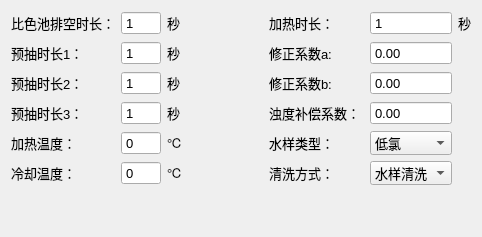
     <widget class="QWidget" name="tabWidgetPage2">
      <attribute name="title">
       <string>高级设置</string>
      </attribute>
      <layout class="QGridLayout" name="gridLayout_7">
       <item row="0" column="0">
        <layout class="QVBoxLayout" name="verticalLayout">
         <item>
          <layout class="QHBoxLayout" name="horizontalLayout_4" stretch="2,1,2">
           <item>
            <layout class="QGridLayout" name="gridLayout_3">
             <item row="0" column="0">
              <widget class="QLabel" name="label_26">
               <property name="font">
                <font>
                 <pointsize>10</pointsize>
                </font>
               </property>
               <property name="text">
                <string>比色池排空时长：</string>
               </property>
              </widget>
             </item>
             <item row="0" column="1">
              <widget class="QSpinBox" name="Time5">
               <property name="font">
                <font>
                 <pointsize>10</pointsize>
                </font>
               </property>
               <property name="alignment">
                <set>Qt::AlignLeading|Qt::AlignLeft|Qt::AlignVCenter</set>
               </property>
               <property name="buttonSymbols">
                <enum>QAbstractSpinBox::NoButtons</enum>
               </property>
               <property name="minimum">
                <number>1</number>
               </property>
               <property name="maximum">
                <number>9999</number>
               </property>
              </widget>
             </item>
             <item row="0" column="2">
              <widget class="QLabel" name="label_148">
               <property name="font">
                <font>
                 <pointsize>10</pointsize>
                </font>
               </property>
               <property name="text">
                <string>秒</string>
               </property>
              </widget>
             </item>
             <item row="1" column="0">
              <widget class="QLabel" name="label_23">
               <property name="font">
                <font>
                 <pointsize>10</pointsize>
                </font>
               </property>
               <property name="text">
                <string>预抽时长1：</string>
               </property>
              </widget>
             </item>
             <item row="1" column="1">
              <widget class="QSpinBox" name="Time6">
               <property name="font">
                <font>
                 <pointsize>10</pointsize>
                </font>
               </property>
               <property name="alignment">
                <set>Qt::AlignLeading|Qt::AlignLeft|Qt::AlignVCenter</set>
               </property>
               <property name="buttonSymbols">
                <enum>QAbstractSpinBox::NoButtons</enum>
               </property>
               <property name="minimum">
                <number>1</number>
               </property>
               <property name="maximum">
                <number>9999</number>
               </property>
              </widget>
             </item>
             <item row="1" column="2">
              <widget class="QLabel" name="label_145">
               <property name="font">
                <font>
                 <pointsize>10</pointsize>
                </font>
               </property>
               <property name="text">
                <string>秒</string>
               </property>
              </widget>
             </item>
             <item row="2" column="0">
              <widget class="QLabel" name="label_24">
               <property name="font">
                <font>
                 <pointsize>10</pointsize>
                </font>
               </property>
               <property name="text">
                <string>预抽时长2：</string>
               </property>
              </widget>
             </item>
             <item row="2" column="1">
              <widget class="QSpinBox" name="Time7">
               <property name="font">
                <font>
                 <pointsize>10</pointsize>
                </font>
               </property>
               <property name="alignment">
                <set>Qt::AlignLeading|Qt::AlignLeft|Qt::AlignVCenter</set>
               </property>
               <property name="buttonSymbols">
                <enum>QAbstractSpinBox::NoButtons</enum>
               </property>
               <property name="minimum">
                <number>1</number>
               </property>
               <property name="maximum">
                <number>9999</number>
               </property>
              </widget>
             </item>
             <item row="2" column="2">
              <widget class="QLabel" name="label_146">
               <property name="font">
                <font>
                 <pointsize>10</pointsize>
                </font>
               </property>
               <property name="text">
                <string>秒</string>
               </property>
              </widget>
             </item>
             <item row="3" column="0">
              <widget class="QLabel" name="label_25">
               <property name="font">
                <font>
                 <pointsize>10</pointsize>
                </font>
               </property>
               <property name="text">
                <string>预抽时长3：</string>
               </property>
              </widget>
             </item>
             <item row="3" column="1">
              <widget class="QSpinBox" name="Time8">
               <property name="font">
                <font>
                 <pointsize>10</pointsize>
                </font>
               </property>
               <property name="alignment">
                <set>Qt::AlignLeading|Qt::AlignLeft|Qt::AlignVCenter</set>
               </property>
               <property name="buttonSymbols">
                <enum>QAbstractSpinBox::NoButtons</enum>
               </property>
               <property name="minimum">
                <number>1</number>
               </property>
               <property name="maximum">
                <number>9999</number>
               </property>
              </widget>
             </item>
             <item row="3" column="2">
              <widget class="QLabel" name="label_147">
               <property name="font">
                <font>
                 <pointsize>10</pointsize>
                </font>
               </property>
               <property name="text">
                <string>秒</string>
               </property>
              </widget>
             </item>
             <item row="4" column="0">
              <widget class="QLabel" name="label_157">
               <property name="sizePolicy">
                <sizepolicy hsizetype="Preferred" vsizetype="Preferred">
                 <horstretch>0</horstretch>
                 <verstretch>0</verstretch>
                </sizepolicy>
               </property>
               <property name="font">
                <font>
                 <pointsize>10</pointsize>
                </font>
               </property>
               <property name="styleSheet">
                <string notr="true"/>
               </property>
               <property name="frameShape">
                <enum>QFrame::NoFrame</enum>
               </property>
               <property name="text">
                <string>加热温度：</string>
               </property>
              </widget>
             </item>
             <item row="4" column="1">
              <widget class="QSpinBox" name="Temp0">
               <property name="sizePolicy">
                <sizepolicy hsizetype="Preferred" vsizetype="Preferred">
                 <horstretch>0</horstretch>
                 <verstretch>0</verstretch>
                </sizepolicy>
               </property>
               <property name="font">
                <font>
                 <pointsize>10</pointsize>
                </font>
               </property>
               <property name="buttonSymbols">
                <enum>QAbstractSpinBox::NoButtons</enum>
               </property>
               <property name="maximum">
                <number>200</number>
               </property>
              </widget>
             </item>
             <item row="4" column="2">
              <widget class="QLabel" name="label_158">
               <property name="sizePolicy">
                <sizepolicy hsizetype="Fixed" vsizetype="Fixed">
                 <horstretch>0</horstretch>
                 <verstretch>0</verstretch>
                </sizepolicy>
               </property>
               <property name="font">
                <font>
                 <pointsize>10</pointsize>
                </font>
               </property>
               <property name="styleSheet">
                <string notr="true"/>
               </property>
               <property name="frameShape">
                <enum>QFrame::NoFrame</enum>
               </property>
               <property name="text">
                <string>℃</string>
               </property>
              </widget>
             </item>
             <item row="5" column="0">
              <widget class="QLabel" name="label_159">
               <property name="sizePolicy">
                <sizepolicy hsizetype="Preferred" vsizetype="Preferred">
                 <horstretch>0</horstretch>
                 <verstretch>0</verstretch>
                </sizepolicy>
               </property>
               <property name="font">
                <font>
                 <pointsize>10</pointsize>
                </font>
               </property>
               <property name="styleSheet">
                <string notr="true"/>
               </property>
               <property name="frameShape">
                <enum>QFrame::NoFrame</enum>
               </property>
               <property name="text">
                <string>冷却温度：</string>
               </property>
              </widget>
             </item>
             <item row="5" column="1">
              <widget class="QSpinBox" name="Temp1">
               <property name="sizePolicy">
                <sizepolicy hsizetype="Preferred" vsizetype="Preferred">
                 <horstretch>0</horstretch>
                 <verstretch>0</verstretch>
                </sizepolicy>
               </property>
               <property name="font">
                <font>
                 <pointsize>10</pointsize>
                </font>
               </property>
               <property name="buttonSymbols">
                <enum>QAbstractSpinBox::NoButtons</enum>
               </property>
               <property name="minimum">
                <number>0</number>
               </property>
               <property name="maximum">
                <number>200</number>
               </property>
              </widget>
             </item>
             <item row="5" column="2">
              <widget class="QLabel" name="label_160">
               <property name="sizePolicy">
                <sizepolicy hsizetype="Fixed" vsizetype="Fixed">
                 <horstretch>0</horstretch>
                 <verstretch>0</verstretch>
                </sizepolicy>
               </property>
               <property name="font">
                <font>
                 <pointsize>10</pointsize>
                </font>
               </property>
               <property name="styleSheet">
                <string notr="true"/>
               </property>
               <property name="frameShape">
                <enum>QFrame::NoFrame</enum>
               </property>
               <property name="text">
                <string>℃</string>
               </property>
              </widget>
             </item>
            </layout>
           </item>
           <item>
            <spacer name="horizontalSpacer_3">
             <property name="orientation">
              <enum>Qt::Horizontal</enum>
             </property>
             <property name="sizeHint" stdset="0">
              <size>
               <width>80</width>
               <height>20</height>
              </size>
             </property>
            </spacer>
           </item>
           <item>
            <layout class="QGridLayout" name="gridLayout_4">
             <item row="0" column="0">
              <widget class="QLabel" name="label_161">
               <property name="sizePolicy">
                <sizepolicy hsizetype="Preferred" vsizetype="Preferred">
                 <horstretch>0</horstretch>
                 <verstretch>0</verstretch>
                </sizepolicy>
               </property>
               <property name="font">
                <font>
                 <pointsize>10</pointsize>
                </font>
               </property>
               <property name="styleSheet">
                <string notr="true"/>
               </property>
               <property name="frameShape">
                <enum>QFrame::NoFrame</enum>
               </property>
               <property name="text">
                <string>加热时长：</string>
               </property>
              </widget>
             </item>
             <item row="0" column="1">
              <widget class="QSpinBox" name="Time4">
               <property name="sizePolicy">
                <sizepolicy hsizetype="Preferred" vsizetype="Preferred">
                 <horstretch>0</horstretch>
                 <verstretch>0</verstretch>
                </sizepolicy>
               </property>
               <property name="font">
                <font>
                 <pointsize>10</pointsize>
                </font>
               </property>
               <property name="buttonSymbols">
                <enum>QAbstractSpinBox::NoButtons</enum>
               </property>
               <property name="minimum">
                <number>1</number>
               </property>
               <property name="maximum">
                <number>9999</number>
               </property>
              </widget>
             </item>
             <item row="0" column="2">
              <widget class="QLabel" name="label_162">
               <property name="sizePolicy">
                <sizepolicy hsizetype="Fixed" vsizetype="Fixed">
                 <horstretch>0</horstretch>
                 <verstretch>0</verstretch>
                </sizepolicy>
               </property>
               <property name="font">
                <font>
                 <pointsize>10</pointsize>
                </font>
               </property>
               <property name="styleSheet">
                <string notr="true"/>
               </property>
               <property name="frameShape">
                <enum>QFrame::NoFrame</enum>
               </property>
               <property name="text">
                <string>秒</string>
               </property>
              </widget>
             </item>
             <item row="1" column="0">
              <widget class="QLabel" name="label_8">
               <property name="font">
                <font>
                 <pointsize>10</pointsize>
                </font>
               </property>
               <property name="text">
                <string>修正系数a:</string>
               </property>
              </widget>
             </item>
             <item row="1" column="1">
              <widget class="QDoubleSpinBox" name="UserK">
               <property name="sizePolicy">
                <sizepolicy hsizetype="Preferred" vsizetype="Preferred">
                 <horstretch>0</horstretch>
                 <verstretch>0</verstretch>
                </sizepolicy>
               </property>
               <property name="font">
                <font>
                 <pointsize>10</pointsize>
                </font>
               </property>
               <property name="buttonSymbols">
                <enum>QAbstractSpinBox::NoButtons</enum>
               </property>
               <property name="minimum">
                <double>-99.989999999999995</double>
               </property>
              </widget>
             </item>
             <item row="2" column="0">
              <widget class="QLabel" name="label_7">
               <property name="font">
                <font>
                 <pointsize>10</pointsize>
                </font>
               </property>
               <property name="text">
                <string>修正系数b:</string>
               </property>
              </widget>
             </item>
             <item row="2" column="1">
              <widget class="QDoubleSpinBox" name="UserB">
               <property name="sizePolicy">
                <sizepolicy hsizetype="Preferred" vsizetype="Preferred">
                 <horstretch>0</horstretch>
                 <verstretch>0</verstretch>
                </sizepolicy>
               </property>
               <property name="font">
                <font>
                 <pointsize>10</pointsize>
                </font>
               </property>
               <property name="buttonSymbols">
                <enum>QAbstractSpinBox::NoButtons</enum>
               </property>
               <property name="minimum">
                <double>-99.989999999999995</double>
               </property>
              </widget>
             </item>
             <item row="3" column="0">
              <widget class="QLabel" name="label_6">
               <property name="font">
                <font>
                 <pointsize>10</pointsize>
                </font>
               </property>
               <property name="frameShape">
                <enum>QFrame::NoFrame</enum>
               </property>
               <property name="text">
                <string>浊度补偿系数： </string>
               </property>
              </widget>
             </item>
             <item row="3" column="1">
              <widget class="QDoubleSpinBox" name="TurbidityOffset">
               <property name="sizePolicy">
                <sizepolicy hsizetype="Preferred" vsizetype="Preferred">
                 <horstretch>0</horstretch>
                 <verstretch>0</verstretch>
                </sizepolicy>
               </property>
               <property name="font">
                <font>
                 <pointsize>10</pointsize>
                </font>
               </property>
               <property name="buttonSymbols">
                <enum>QAbstractSpinBox::NoButtons</enum>
               </property>
               <property name="minimum">
                <double>-99.989999999999995</double>
               </property>
              </widget>
             </item>
             <item row="4" column="0">
              <widget class="QLabel" name="label_11">
               <property name="font">
                <font>
                 <pointsize>10</pointsize>
                </font>
               </property>
               <property name="text">
                <string>水样类型：</string>
               </property>
              </widget>
             </item>
             <item row="4" column="1">
              <widget class="QComboBox" name="RangeSwitch_2">
               <property name="sizePolicy">
                <sizepolicy hsizetype="Preferred" vsizetype="Preferred">
                 <horstretch>0</horstretch>
                 <verstretch>0</verstretch>
                </sizepolicy>
               </property>
               <property name="minimumSize">
                <size>
                 <width>0</width>
                 <height>0</height>
                </size>
               </property>
               <property name="font">
                <font>
                 <pointsize>10</pointsize>
                </font>
               </property>
               <item>
                <property name="text">
                 <string>低氯</string>
                </property>
               </item>
               <item>
                <property name="text">
                 <string>高氯</string>
                </property>
               </item>
              </widget>
             </item>
             <item row="5" column="0">
              <widget class="QLabel" name="label_14">
               <property name="font">
                <font>
                 <pointsize>10</pointsize>
                </font>
               </property>
               <property name="text">
                <string>清洗方式：</string>
               </property>
              </widget>
             </item>
             <item row="5" column="1">
              <widget class="QComboBox" name="RangeSwitch_3">
               <property name="sizePolicy">
                <sizepolicy hsizetype="Preferred" vsizetype="Preferred">
                 <horstretch>0</horstretch>
                 <verstretch>0</verstretch>
                </sizepolicy>
               </property>
               <property name="minimumSize">
                <size>
                 <width>0</width>
                 <height>0</height>
                </size>
               </property>
               <property name="font">
                <font>
                 <pointsize>10</pointsize>
                </font>
               </property>
               <item>
                <property name="text">
                 <string>水样清洗</string>
                </property>
               </item>
               <item>
                <property name="text">
                 <string>纯水清洗</string>
                </property>
               </item>
              </widget>
             </item>
            </layout>
           </item>
          </layout>
         </item>
         <item>
          <layout class="QHBoxLayout" name="horizontalLayout">
           <item>
            <widget class="QPushButton" name="pb1">
             <property name="sizePolicy">
              <sizepolicy hsizetype="Preferred" vsizetype="Preferred">
               <horstretch>0</horstretch>
               <verstretch>0</verstretch>
              </sizepolicy>
             </property>
             <property name="minimumSize">
              <size>
               <width>0</width>
               <height>35</height>
              </size>
             </property>
             <property name="focusPolicy">
              <enum>Qt::NoFocus</enum>
             </property>
             <property name="styleSheet">
              <string notr="true"/>
             </property>
             <property name="text">
              <string/>
             </property>
             <property name="flat">
              <bool>true</bool>
             </property>
            </widget>
           </item>
           <item>
            <widget class="QPushButton" name="pb2">
             <property name="sizePolicy">
              <sizepolicy hsizetype="Preferred" vsizetype="Preferred">
               <horstretch>0</horstretch>
               <verstretch>0</verstretch>
              </sizepolicy>
             </property>
             <property name="minimumSize">
              <size>
               <width>0</width>
               <height>35</height>
              </size>
             </property>
             <property name="focusPolicy">
              <enum>Qt::NoFocus</enum>
             </property>
             <property name="styleSheet">
              <string notr="true"/>
             </property>
             <property name="text">
              <string/>
             </property>
             <property name="flat">
              <bool>true</bool>
             </property>
            </widget>
           </item>
           <item>
            <widget class="QPushButton" name="pb3">
             <property name="sizePolicy">
              <sizepolicy hsizetype="Preferred" vsizetype="Preferred">
               <horstretch>0</horstretch>
               <verstretch>0</verstretch>
              </sizepolicy>
             </property>
             <property name="minimumSize">
              <size>
               <width>0</width>
               <height>35</height>
              </size>
             </property>
             <property name="focusPolicy">
              <enum>Qt::NoFocus</enum>
             </property>
             <property name="styleSheet">
              <string notr="true"/>
             </property>
             <property name="text">
              <string/>
             </property>
             <property name="flat">
              <bool>true</bool>
             </property>
            </widget>
           </item>
           <item>
            <widget class="QPushButton" name="pb4">
             <property name="sizePolicy">
              <sizepolicy hsizetype="Preferred" vsizetype="Preferred">
               <horstretch>0</horstretch>
               <verstretch>0</verstretch>
              </sizepolicy>
             </property>
             <property name="minimumSize">
              <size>
               <width>0</width>
               <height>35</height>
              </size>
             </property>
             <property name="focusPolicy">
              <enum>Qt::NoFocus</enum>
             </property>
             <property name="styleSheet">
              <string notr="true"/>
             </property>
             <property name="text">
              <string/>
             </property>
             <property name="flat">
              <bool>true</bool>
             </property>
            </widget>
           </item>
          </layout>
         </item>
        </layout>
       </item>
      </layout>
     </widget>
